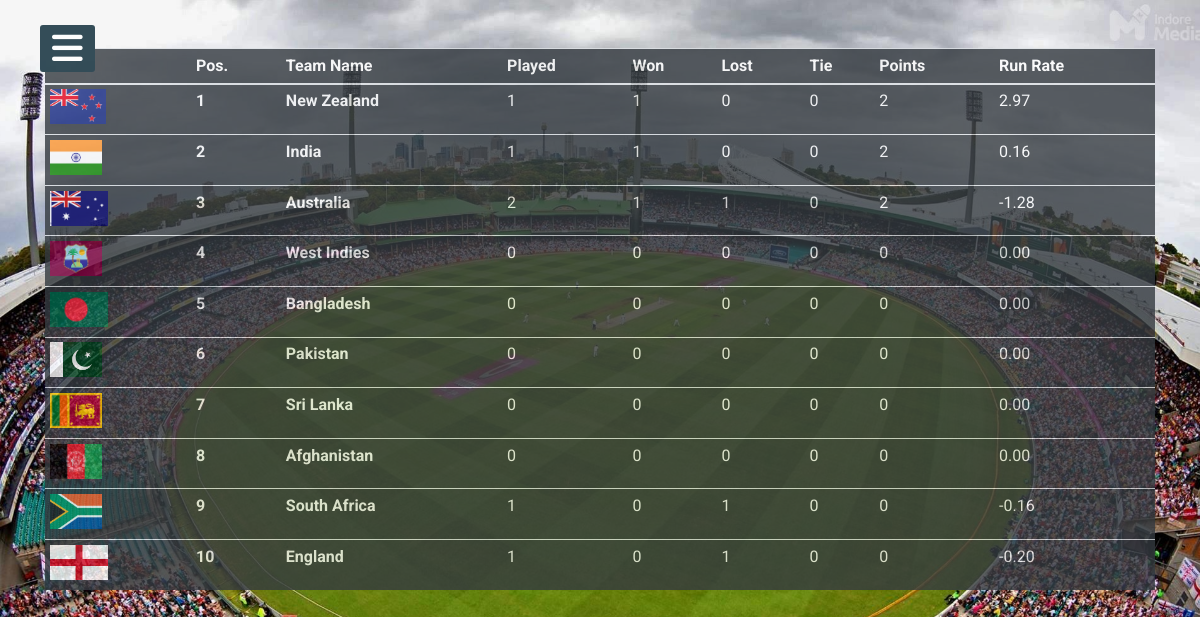
/rcl/points_view/, run on the app's committed database.
### rcl/models.py (models this page shows, shortened)
class Points(models.Model):
    team_img=models.ImageField(blank=True,null=True)
    team_name= models.ForeignKey(Teams,on_delete=models.CASCADE,db_column='team_name',default='team')
    played=models.IntegerField(default=0)
    won=models.IntegerField(default=0)
    lost=models.IntegerField(default=0)
    tie=models.IntegerField(default=0)
    points=models.IntegerField(default=0)
    net_runrate=models.FloatField(default=0.00)
    class Meta:
        verbose_name_plural="Points_table"
        db_table="Points"

class Teams(models.Model):
    team_flag=models.ImageField(blank=True,null=True)
    teamName=models.CharField(max_length=50, primary_key=True,default='hello')
    user_img=models.ImageField(blank=True,null=True)
    user_desc=models.CharField(max_length=150,null=True)
    def __str__(self):
        return self.teamName
    class Meta:
        verbose_name_plural = "teams"

### rcl/views.py (the view)
# urls.py: path('points_view/',views.points_view,name='points'),
def points_view(request):
    team_info=Points.objects.all().order_by('-points', '-net_runrate')
    return render(request,'rcl/points.html',{'team_info':team_info})

### rcl/templates/rcl/points.html (shortened to what this page needs)
<!DOCTYPE html>
<html lang="en" dir="ltr">
  <head>
    {%load static%}
    <link rel="stylesheet" href="https://maxcdn.bootstrapcdn.com/bootstrap/4.0.0-beta/css/bootstrap.min.css">
    <link rel="stylesheet" href="{% static '/points.css'%}" type="text/css">
  </head>
  <body>
      <label for="check">
        <i class="fas fa-bars" id="btn"></i>
      </label>
    <div class="container"><br>
      <table class="table table-sm table-hover table-borderless">
        <thead class='bg-dark text-white'>
            <tr>
                <th scope="col"></th>
                <th scope="col">Pos.</th>
                <th scope="col">Team Name</th>
                <th scope="col">Played</th>
                <th scope="col">Won</th>
                <th scope="col">Lost</th>
                <th scope="col">Tie</th>
                <th scope="col">Points</th>
                <th scope="col">Run Rate</th>
            </tr>
        </thead>
        <tbody class="bg-dark text-light">
        {% for table in team_info%}
                <tr>
                  {%if table.team_img != None %}
                    <td><img src="{{table.team_img.url}}" height="35px"></td>
                  {%endif%}
                    <td><b><p>{{ forloop.counter }}</p></b></td>
                    <td ><b>{{table.team_name}}</b></td>
                    <td ><p>{{table.played}}</p></td>
                    <td ><p>{{table.won}}</p></td>
                    <td ><p>{{table.lost}}</p></td>
                    <td ><p>{{table.tie}}</p></td>
                    <td ><p>{{table.points}}</p></td>
                    <td ><p>{{table.net_runrate|floatformat:2}}</p></td>
                </tr>
        {% endfor %}
        </table>
  </div>
  </body>
</html>

### rcl/static/points.css (style rules this page uses)
* { padding: 0; margin: 0; list-style: none; text-decoration: none; }
body { font-family: 'Roboto', sans-serif; }
label #btn,label #cancel { position: absolute; background: #042331; border-radius: 3px; cursor: pointer; }
label #btn { left: 40px; top: 25px; font-size: 35px; color: white; padding: 6px 12px; transition: all .5s; }

### data on the page
Points: team_img (picture), team_name "New Zealand", played "1", won "1", lost "0", tie "0", points "2", net_runrate "2.97"
Points: team_img (picture), team_name "India", played "1", won "1", lost "0", tie "0", points "2", net_runrate "0.16"
Points: team_img (picture), team_name "Australia", played "2", won "1", lost "1", tie "0", points "2", net_runrate "-1.28"
Points: team_img (picture), team_name "West Indies", played "0", won "0", lost "0", tie "0", points "0", net_runrate "0.00"
Points: team_img (picture), team_name "Bangladesh", played "0", won "0", lost "0", tie "0", points "0", net_runrate "0.00"
Points: team_img (picture), team_name "Pakistan", played "0", won "0", lost "0", tie "0", points "0", net_runrate "0.00"
Points: team_img (picture), team_name "Sri Lanka", played "0", won "0", lost "0", tie "0", points "0", net_runrate "0.00"
Points: team_img (picture), team_name "Afghanistan", played "0", won "0", lost "0", tie "0", points "0", net_runrate "0.00"
Points: team_img (picture), team_name "South Africa", played "1", won "0", lost "1", tie "0", points "0", net_runrate "-0.16"
Points: team_img (picture), team_name "England", played "1", won "0", lost "1", tie "0", points "0", net_runrate "-0.20"
